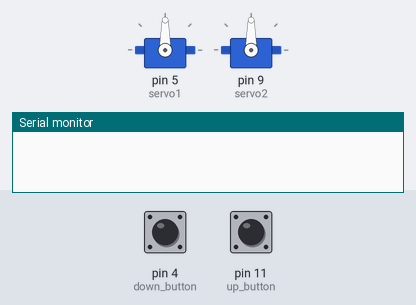
A sketch run on a simulated Arduino Uno, built with avr-gcc and run on an emulated ATmega328P. On the bench: 2 × servo, the last lines printed to the serial monitor. Inputs (shaded band) come from the test bench; at power-on: pin 11 (up_button) LOW, pin 4 (down_button) LOW.

Above: at 1.2 s.
1.3 s: pin 11 (up_button) pulled HIGH for 0.15 s
At 1.8 s:
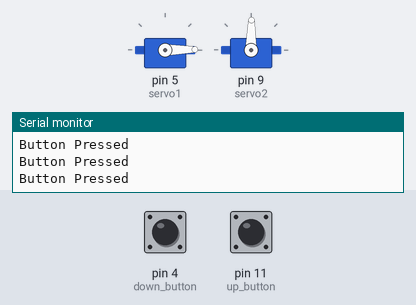
2.9 s: pin 4 (down_button) pulled HIGH for 0.15 s
At 4.1 s:
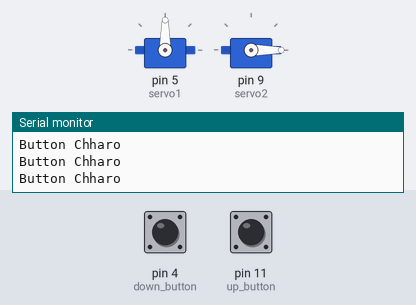
4.5 s: pin 11 (up_button) pulled HIGH for 1 s
At 5.4 s:
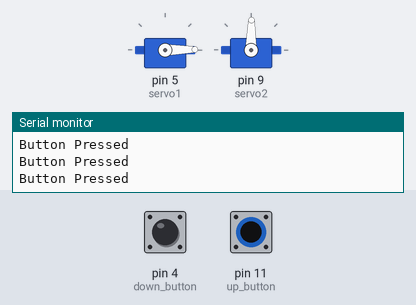
7.0 s: pin 4 (down_button) pulled HIGH for 1 s
At 7.3 s:
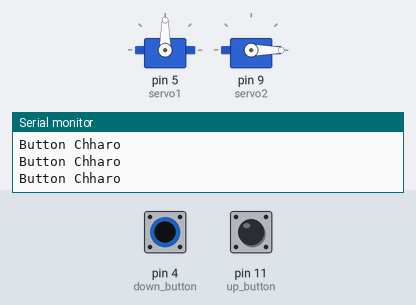
9.5 s: pin 4 (down_button) driven HIGH and pin 11 (up_button) driven HIGH
At 10.5 s:
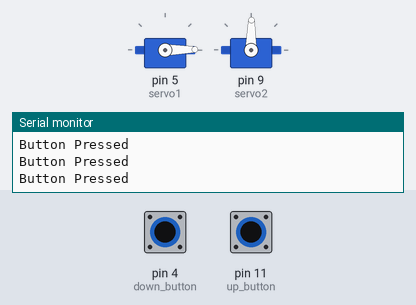
12.5 s: pin 11 (up_button) driven LOW
At 13.7 s:
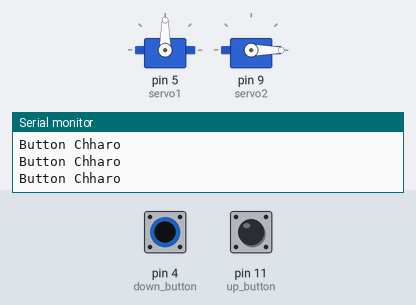
Timing chart, 0 to 15.5 s (numbered marks = the images above; inputs shaded):
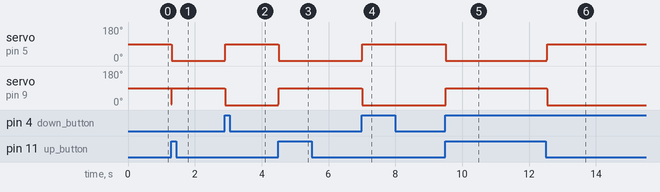

Measured:
- after the input at 1.3 s, servo on pin 5 (servo1): 90° → 1° at once; servo on pin 9 (servo2): 90° → 89° at once
- after the input at 2.9 s, servo on pin 5 (servo1): 1° → 90° at once; servo on pin 9 (servo2): 89° → 0° at once
- after the input at 4.5 s, servo on pin 5 (servo1): 90° → 1° at once; servo on pin 9 (servo2): 0° → 89° at once
- after the input at 7.0 s, servo on pin 5 (servo1): 1° → 90° at once; servo on pin 9 (servo2): 89° → 0° at once
- after the input at 9.5 s, servo on pin 5 (servo1): 90° → 1° at once; servo on pin 9 (servo2): 0° → 89° at once
- after the input at 12.5 s, servo on pin 5 (servo1): 1° → 90° at once; servo on pin 9 (servo2): 89° → 0° at once

The sketch:

final_servo_demo.ino
```cpp
#include <Servo.h>
Servo servo1;
Servo servo2;
int pos = 0, pos1 = 0;
char input;
bool check = true;
const int buttonPin = 2;
int buttonState;
int up_button = 11;
int down_button = 4;
//int up_button1 = 7;
//int down_button1 = 8;
int counter; //bosha mane 0. darano mane 1.

void setup() {
  servo1.attach(5);
  Serial.begin(9600);
  servo2.attach(9);
  Serial.begin(9600);
  //pinMode(inp, OUTPUT);
  pinMode(buttonPin, INPUT);
}
void loop() {
   //buttonState = digitalRead(up_button);

  /*if(buttonState == HIGH) {
  digitalWrite(13, HIGH);
  counter = 1;
  delay(150);
}
if (digitalRead(down_button) == HIGH) {
  digitalWrite(13, LOW);
  counter = 0;
  delay(150);
}*/
  if(digitalRead(up_button) == HIGH)
  {
    input = '2';
    Serial.println("Button Pressed");
  }
  else if (digitalRead(down_button) == HIGH)
  {
    input = '1';
    Serial.println("Button Chharo");
  }
  /*else if(digitalRead(up_button1) == HIGH)
  {
    input = '2';
    Serial.println("Button Pressed");
  }
   else if (digitalRead(down_button1) == HIGH)
  {
    input = '1';
    Serial.println("Button Chharo");
  }*/
  if(input > 0)
  {
  //input = Serial.read();
  if((input == '1') && (check == false))
  {
    for (pos = 0, pos1 = 90; pos <= 90, pos1 >= 0; pos++, pos1--) {
     // delay(3);
    servo1.write(pos);
    servo2.write(pos1);
    //delay(35);
  }
  check = true;
  }
  if((input == '2') && (check == true)){
    for (pos = 90, pos1 = 0; pos >= 0, pos1 < 90; pos --, pos1++) {
    servo1.write(pos);
    servo2.write(pos1);
    //delay(35);
  }
  check = false;
  }
  }
}
```
